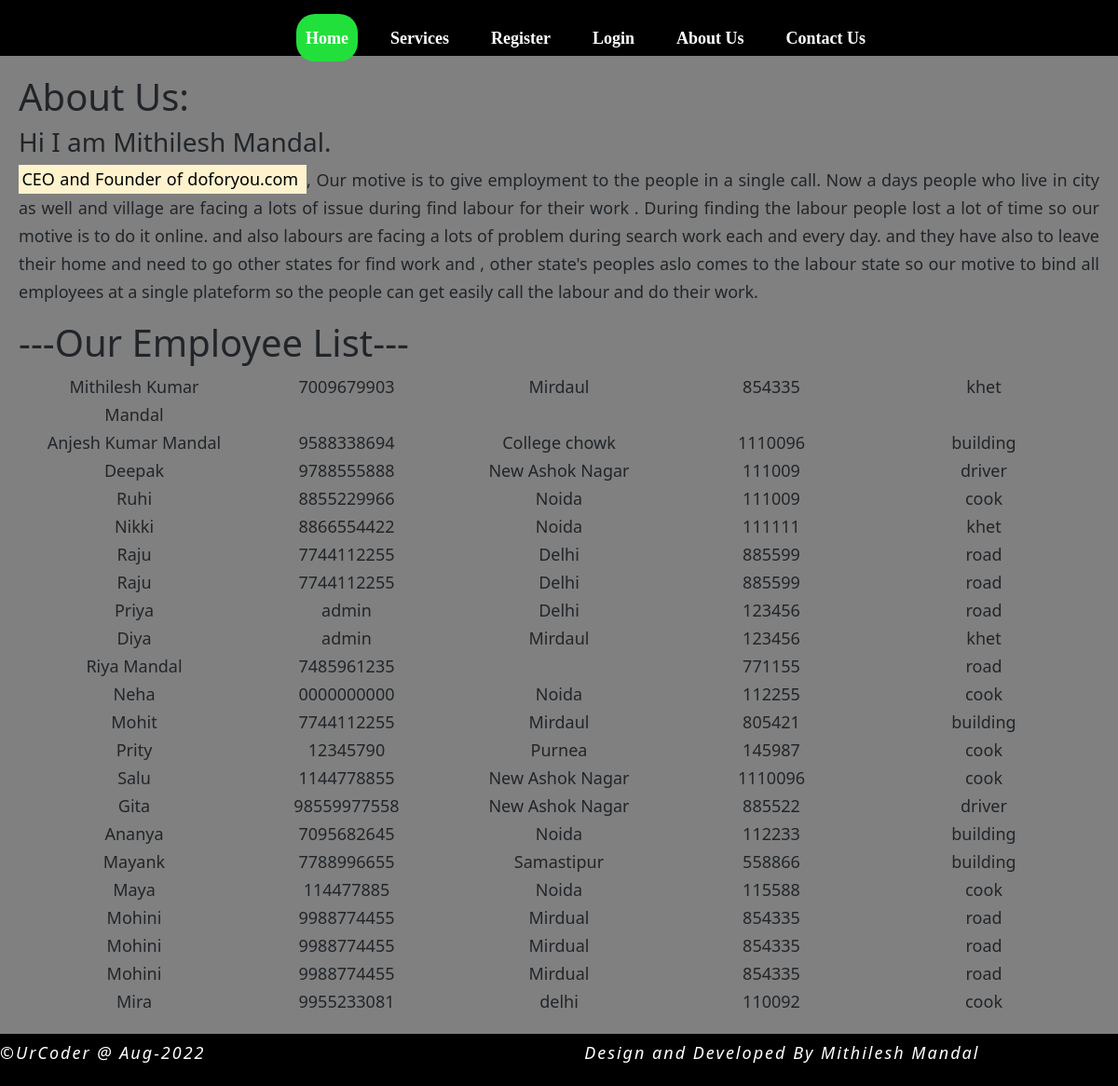
The app's page /aboutus with its own data.
### labourapp/models.py (models this page shows, shortened)
class sub(models.Model):
    name=models.CharField( max_length=100)
    contact=models.CharField( max_length=12)
    password=models.CharField( max_length=16)
    street_name=models.CharField( max_length=100)
    police_station=models.CharField( max_length=100)
    city=models.CharField( max_length=100)
    state=models.CharField( max_length=100)
    pin=models.CharField( max_length=8)
    work=models.CharField( max_length=100)

### labourapp/views.py (the view)
# urls.py: path('aboutus', views.aboutus,name="Aboutus"),
def aboutus(request):
    alldata=sub.objects.all()
    data={
        'alldata':alldata
    }
    return render (request, 'About-us.html',data)

### template/About-us.html (shortened to what this page needs)
{% extends 'base.html' %}
{% block body %}
<body style="background-color:gray;font-size: large;line-height: 30px;">
    <div class="about-us">
    <h1>About Us:</h1>
    <h3>Hi I am Mithilesh Mandal.</h3>
    <p><mark>CEO and Founder of doforyou.com </mark> , Our motive is to give employment to the people in a single call. Now a days people who live in city as well and village are facing a lots of issue during find labour for their work . During finding the labour people lost a lot of time so our motive is to do it online. and also labours are facing a lots of problem during search work each and every day. and they have also to leave their home and need to go other states for find work and , other state's  peoples aslo comes to the labour state so our motive to bind all employees at a single plateform so the people can get easily call the labour and do their work.</p>
    <h1>---Our Employee List---</h1>
    <div class="container text-center">
        {% for i in alldata %}
        <div class="row">
          <div class="col">
            {{i.name}}
          </div>
          <div class="col">
            {{i.contact}}
          </div>
          <div class="col">
            {{i.street_name}}
          </div>
          <div class="col">
            {{i.pin}}
          </div>
          <div class="col">
            {{i.work}}
          </div>
        </div>
        {% endfor %}
      </div>
</div>
{% endblock %}

### template/base.html (shortened to what this page needs)
<!DOCTYPE html>
<html>
<head>
        <link href="https://cdn.jsdelivr.net/npm/bootstrap@5.2.1/dist/css/bootstrap.min.css" rel="stylesheet">
</head>
<body>
    <header class="header1">
        <div class="main-menue">
            <ul id="hidemenue">
                <li class="active"><a href="/">Home</a></li>
                <li><a href="#">Services</a>
                </li>
                <li><a href="register">Register</a></li>
                <li><a href="login">Login</a></li>
                <li><a href="aboutus">About Us</a></li>
                <li><a href="contactus">Contact Us</a></li>
            </ul>
        </div>
    </header>
    {% block body %}
    {% endblock body %}
    <footer class="main-footer">
        <p>&#169;UrCoder  @ Aug-2022   <span>Design and Developed By Mithilesh Mandal
        </span>
    </footer>
</body>
</html>

### template/base.html (style rules this page uses)
* { padding: 0; margin: 0; }
body { background-color: aqua; }
.main-menue { height: 60px; background-color: black; text-align: center; max-width: 100%; background-attachment: fixed; }
.main-menue ul { display: inline-flex; position: relative; }
.main-menue ul li { list-style: none; margin-left: 25px; padding: 10px; margin-top: 15px; }
.main-menue ul li a { text-decoration: none; color: white; font-family: Cambria, Cochin, Georgia, Times, 'Times New Roman', serif; font-weight: bold; }
.active, .main-menue ul li:hover { background-color: rgb(34, 224, 59); border-radius: 20px; }
.main-footer { background-color: black; position: relative; color: white; bottom: 0px; width: 100%; padding-top: 5px; padding-bottom: 5px; font-style: italic; letter-spacing: 2px; }
.main-footer span { margin-left: 400px; }
.about-us { text-align: justify; padding: 20px; }

### records on screen
sub: name "Mithilesh Kumar Mandal", contact "7009679903", street_name "Mirdaul", pin "854335", work "khet"
sub: name "Anjesh Kumar Mandal", contact "9588338694", street_name "College chowk", pin "1110096", work "building"
sub: name "Deepak", contact "9788555888", street_name "New Ashok Nagar", pin "111009", work "driver"
sub: name "Ruhi", contact "8855229966", street_name "Noida", pin "111009", work "cook"
sub: name "Nikki", contact "8866554422", street_name "Noida", pin "111111", work "khet"
sub: name "Raju", contact "7744112255", street_name "Delhi", pin "885599", work "road"
sub: name "Raju", contact "7744112255", street_name "Delhi", pin "885599", work "road"
sub: name "Priya", contact "admin", street_name "Delhi", pin "123456", work "road"
sub: name "Diya", contact "admin", street_name "Mirdaul", pin "123456", work "khet"
sub: name "Riya Mandal", contact "7485961235", pin "771155", work "road"
sub: name "Neha", contact "0000000000", street_name "Noida", pin "112255", work "cook"
sub: name "Mohit", contact "7744112255", street_name "Mirdaul", pin "805421", work "building"
sub: name "Prity", contact "12345790", street_name "Purnea", pin "145987", work "cook"
sub: name "Salu", contact "1144778855", street_name "New Ashok Nagar", pin "1110096", work "cook"
sub: name "Gita", contact "98559977558", street_name "New Ashok Nagar", pin "885522", work "driver"
sub: name "Ananya", contact "7095682645", street_name "Noida", pin "112233", work "building"
sub: name "Mayank", contact "7788996655", street_name "Samastipur", pin "558866", work "building"
sub: name "Maya", contact "114477885", street_name "Noida", pin "115588", work "cook"
sub: name "Mohini", contact "9988774455", street_name "Mirdual", pin "854335", work "road"
sub: name "Mohini", contact "9988774455", street_name "Mirdual", pin "854335", work "road"
sub: name "Mohini", contact "9988774455", street_name "Mirdual", pin "854335", work "road"
sub: name "Mira", contact "9955233081", street_name "delhi", pin "110092", work "cook"
